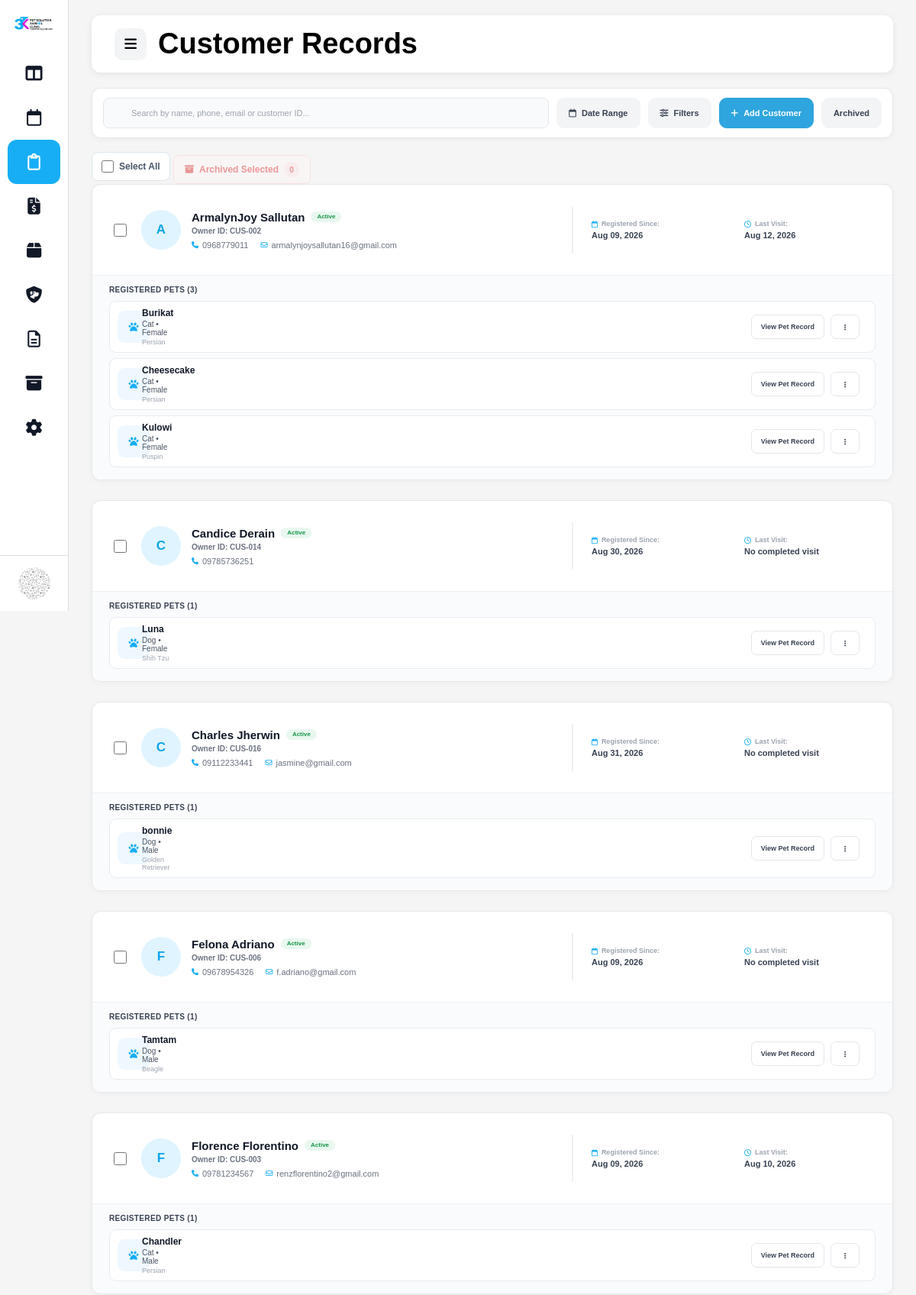
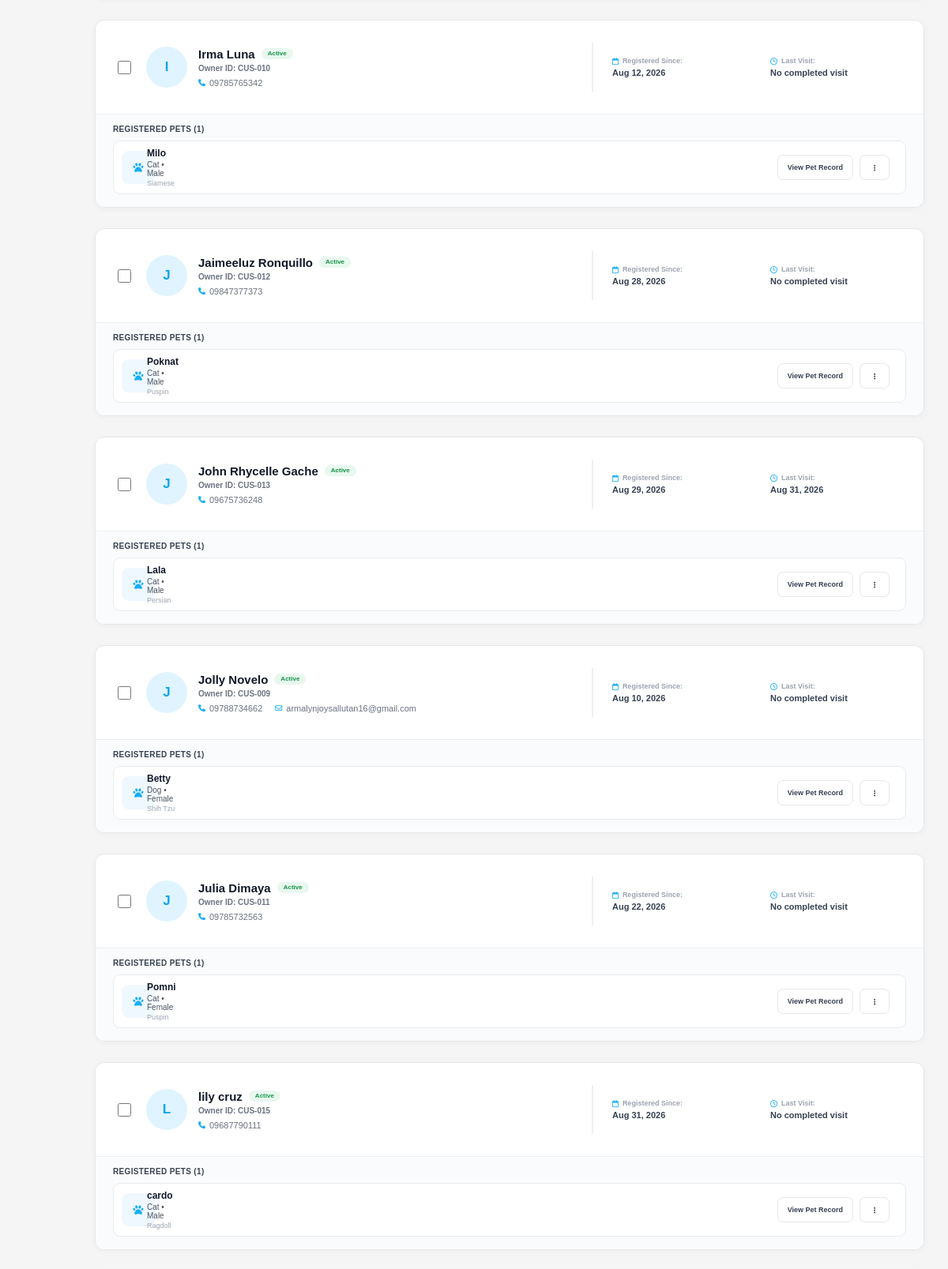
The app's page /admin/customer_records.php (signed in, upper part) with its own data (2 pictures, top to bottom).
### tables this page shows
CREATE TABLE `customers` (
  `customer_id` int(11) NOT NULL,
  `owner_name` varchar(100) NOT NULL,
  `contact_number` varchar(20) NOT NULL,
  `email` varchar(100) DEFAULT NULL,
  `address` text DEFAULT NULL,
  `record_status` varchar(20) NOT NULL DEFAULT 'Active',
  `created_at` timestamp NOT NULL DEFAULT current_timestamp(),
  `updated_at` timestamp NULL DEFAULT NULL ON UPDATE current_timestamp(),
  `archived_at` datetime DEFAULT NULL,
  `archive_reason` varchar(255) DEFAULT NULL
);

CREATE TABLE `pets` (
  `pet_id` int(11) NOT NULL,
  `customer_id` int(11) NOT NULL,
  `pet_name` varchar(100) NOT NULL,
  `species` varchar(30) NOT NULL,
  `breed` varchar(100) DEFAULT NULL,
  `color` varchar(50) DEFAULT NULL,
  `gender` varchar(20) DEFAULT NULL,
  `weight` decimal(5,2) DEFAULT NULL,
  `estimated_age` varchar(50) DEFAULT NULL,
  `created_at` timestamp NOT NULL DEFAULT current_timestamp(),
  `updated_at` timestamp NULL DEFAULT NULL ON UPDATE current_timestamp()
);

### admin/customer_records.php (the view, shortened to what the rows shown need)
<?php
require_once "../config/database.php";
$sql = "
    SELECT
        c.customer_id,
        c.owner_name,
        c.contact_number,
        c.email,
        c.address,
        c.record_status,
        c.created_at,
        COUNT(DISTINCT p.pet_id) AS pet_count,
        MAX(
            CASE
                WHEN a.status = 'Completed'
                THEN a.appointment_date
                ELSE NULL
            END
        ) AS last_visit
    FROM customers c
    INNER JOIN pets p
        ON p.customer_id = c.customer_id
    LEFT JOIN appointments a
        ON a.customer_id = c.customer_id
        AND a.pet_id = p.pet_id
        AND a.is_archived = 0
    WHERE c.record_status = 'Active'
    AND (
        EXISTS (
            SELECT 1
            FROM appointments ca
            WHERE ca.customer_id = c.customer_id
              AND ca.status = 'Completed'
              AND ca.is_archived = 0
        )
        OR
        EXISTS (
            SELECT 1
            FROM billing cb
            WHERE cb.customer_id = c.customer_id
              AND cb.payment_status = 'Paid'
        )
    )
    GROUP BY
        c.customer_id,
        c.owner_name,
        c.contact_number,
        c.email,
        c.address,
        c.record_status,
        c.created_at
    ORDER BY
        c.owner_name ASC
";
$result = mysqli_query($conn, $sql);
$customers = [];
while ($row = mysqli_fetch_assoc($result)) {
    $customers[] = $row;
}
$petSql = "
    SELECT
        p.pet_id,
        p.customer_id,
        p.pet_name,
        p.species,
        p.breed,
        p.color,
        p.gender,
        p.weight,
        p.estimated_age
    FROM pets p
    ORDER BY
        p.pet_name ASC
";
$petResult = mysqli_query($conn, $petSql);
$petsByCustomer = [];
while ($pet = mysqli_fetch_assoc($petResult)) {
    $customerId = (int) $pet["customer_id"];
    if (!isset($petsByCustomer[$customerId])) {
        $petsByCustomer[$customerId] = [];
    }
    $petsByCustomer[$customerId][] = $pet;
}
?>
<!DOCTYPE html>
<html lang="en">
<head>
    <link rel="stylesheet" href="../assets/css/layout.css">
    <link rel="stylesheet" href="../assets/css/customer_records.css">
    <link rel="stylesheet" href="../assets/css/view_pet_record.css">
    <link
        rel="stylesheet"
        href="https://cdnjs.cloudflare.com/ajax/libs/font-awesome/6.5.0/css/all.min.css"
    >
</head>
<body>
<div class="container">
    <main
        class="content"
        id="mainContent"
    >
        <?php
        include "partials/topbar.php";
        ?>
        <div class="page-content">
            <div class="customer-records-content">
                <div class="customer-records-header">
                    <div>
                        <h2>
                        </h2>
                    </div>
                </div>
                <div
                    class="customer-list"
                    id="customerList"
                >
                    <?php if (empty($customers)): ?>
                        <div class="customer-empty">
                            <i class="fa-solid fa-users"></i>
                            <h3>
                                No Customer Records Found
                            </h3>
                            <p>
                                Customers with completed appointments
                                or paid billing records will appear here.
                            </p>
                        </div>
                    <?php else: ?>
                        <?php foreach ($customers as $customer): ?>
                            <?php
                            $customerId =
                                (int) $customer["customer_id"];
                            $customerPets =
                                $petsByCustomer[$customerId]
                                ?? [];
                            $initial =
                                strtoupper(
                                    substr(
                                        trim(
                                            $customer["owner_name"]
                                        ),
                                        0,
                                        1
                                    )
                                );
                            ?>
                            <div
                                class="customer-card"
                                data-customer-id="<?= $customerId ?>"
                                data-search="
                                    <?= htmlspecialchars(
                                        strtolower(
                                            $customer["owner_name"]
                                            . " "
                                            . $customer["contact_number"]
                                            . " "
                                            . ($customer["email"] ?? "")
                                            . " CUS-"
                                            . str_pad(
                                                $customerId,
                                                3,
                                                "0",
                                                STR_PAD_LEFT
                                            )
                                        )
                                    ) ?>
                                "
                            >
                                <div class="customer-info-section">
                                    <div class="customer-select-box">
                                        <input
                                            type="checkbox"
                                            class="customer-select"
                                            value="<?= $customerId ?>"
                                        >
                                    </div>
                                    <div class="customer-avatar">
                                        <?= htmlspecialchars($initial) ?>
                                    </div>
                                    <div class="customer-info">
                                        <div class="customer-name-row">
                                            <strong>
                                                <?= htmlspecialchars(
                                                    $customer["owner_name"]
                                                ) ?>
                                            </strong>
                                            <span class="status-badge active">
                                                Active
                                            </span>
                                        </div>
                                        <span class="customer-id">
                                            Owner ID:
                                            CUS-<?= str_pad(
                                                $customerId,
                                                3,
                                                "0",
                                                STR_PAD_LEFT
                                            ) ?>
                                        </span>
                                        <div class="customer-contact">
                                            <span>
                                                <i class="fa-solid fa-phone"></i>
                                                <?= htmlspecialchars(
                                                    $customer["contact_number"]
                                                ) ?>
                                            </span>
                                            <?php if (!empty($customer["email"])): ?>
                                                <span>
                                                    <i class="fa-regular fa-envelope"></i>
                                                    <?= htmlspecialchars(
                                                        $customer["email"]
                                                    ) ?>
                                                </span>
                                            <?php endif; ?>
                                        </div>
                                    </div>
                                </div>
                                <div class="customer-date-section">
                                    <div>
                                        <span class="info-label">
                                            <i class="fa-regular fa-calendar"></i>
                                            Registered Since:
                                        </span>
                                        <strong>
                                            <?= date(
                                                "M d, Y",
                                                strtotime(
                                                    $customer["created_at"]
                                                )
                                            ) ?>
                                        </strong>
                                    </div>
                                    <div>
                                        <span class="info-label">
                                            <i class="fa-regular fa-clock"></i>
                                            Last Visit:
                                        </span>
                                        <strong>
                                            <?php if (
                                                !empty(
                                                    $customer["last_visit"]
                                                )
                                            ): ?>
                                                <?= date(
                                                    "M d, Y",
                                                    strtotime(
                                                        $customer["last_visit"]
                                                    )
                                                ) ?>
                                            <?php else: ?>
                                                No completed visit
                                            <?php endif; ?>
                                        </strong>
                                    </div>
                                </div>
                                <div class="customer-pets-section">
                                    <div class="registered-pets-title">
                                        Registered Pets
                                        (<?= count($customerPets) ?>)
                                    </div>
                                    <?php if (empty($customerPets)): ?>
                                        <div class="no-pets">
                                            No registered pets.
                                        </div>
                                    <?php else: ?>
                                        <?php foreach ($customerPets as $petIndex => $pet): ?>
                                            <div class="pet-row">
                                                <div class="pet-avatar">
                                                    <i class="fa-solid fa-paw"></i>
                                                </div>
                                                <div class="pet-info">
                                                    <strong>
                                                        <?= htmlspecialchars(
                                                            $pet["pet_name"]
                                                        ) ?>
                                                    </strong>
                                                    <span>
                                                        <?= htmlspecialchars(
                                                            ucfirst(
                                                                $pet["species"]
                                                            )
                                                        ) ?>
                                                        <?= !empty($pet["gender"])
                                                            ? " • "
                                                            . htmlspecialchars(
                                                                ucfirst(
                                                                    $pet["gender"]
                                                                )
                                                            )
                                                            : ""
                                                        ?>
                                                    </span>
                                                    <span class="pet-breed">
                                                        <?= htmlspecialchars(
                                                            $pet["breed"]
                                                            ?: "Breed not specified"
                                                        ) ?>
                                                    </span>
                                                </div>
                                                <div class="pet-actions">
                                                    <button
                                                        type="button"
                                                        class="pet-action view-pet-record"
                                                        data-pet-id="<?= (int) $pet["pet_id"] ?>"
                                                    >
                                                        View Pet Record
                                                    </button>
                                                    <div class="pet-more-wrap">
                                                        <button
                                                            type="button"
                                                            class="pet-action pet-more-btn"
                                                            aria-label="More actions"
                                                            aria-expanded="false"
                                                        >
                                                            <i class="fa-solid fa-ellipsis-vertical"></i>
                                                        </button>
                                                    </div>
                                                </div>
                                            </div>
                                        <?php endforeach; ?>
                                    <?php endif; ?>
                                </div>
                            </div>
                        <?php endforeach; ?>
                    <?php endif; ?>
                </div>
            </div>
        </div>
    </main>
</div>
</body>
</html>

### records on screen
customers: owner_name "A", owner_name "ArmalynJoy Sallutan", customer_id "002", contact_number "0968779011", email "armalynjoysallutan16@gmail.com", created_at "Aug 09, 2026", la "Aug 12, 2026", customer_id "3"
pets: pet_name "Burikat", species "Cat", gender "Female", breed "Persian"
pets: pet_name "Cheesecake", species "Cat", gender "Female", breed "Persian"
pets: pet_name "Kulowi", species "Cat", gender "Female", breed "Puspin"
customers: owner_name "C", owner_name "Candice Derain", customer_id "014", contact_number "09785736251", created_at "Aug 30, 2026", shows "No completed visit", customer_id "1"
pets: pet_name "Luna", species "Dog", gender "Female", breed "Shih Tzu"
customers: owner_name "C", owner_name "Charles Jherwin", customer_id "016", contact_number "09112233441", email "jasmine@gmail.com", created_at "Aug 31, 2026", shows "No completed visit", customer_id "1"
pets: pet_name "bonnie", species "Dog", gender "Male", breed "Golden Retriever"
customers: owner_name "F", owner_name "Felona Adriano", customer_id "006", contact_number "09678954326", email "f.adriano@gmail.com", created_at "Aug 09, 2026", shows "No completed visit", customer_id "1"
pets: pet_name "Tamtam", species "Dog", gender "Male", breed "Beagle"
customers: owner_name "F", owner_name "Florence Florentino", customer_id "003", contact_number "09781234567", email "renzflorentino2@gmail.com", created_at "Aug 09, 2026", la "Aug 10, 2026", customer_id "1"
pets: pet_name "Chandler", species "Cat", gender "Male", breed "Persian"
customers: owner_name "I", owner_name "Irma Luna", customer_id "010", contact_number "09785765342", created_at "Aug 12, 2026", shows "No completed visit", customer_id "1"
pets: pet_name "Milo", species "Cat", gender "Male", breed "Siamese"
customers: owner_name "J", owner_name "Jaimeeluz Ronquillo", customer_id "012", contact_number "09847377373", created_at "Aug 28, 2026", shows "No completed visit", customer_id "1"
pets: pet_name "Poknat", species "Cat", gender "Male", breed "Puspin"
customers: owner_name "J", owner_name "John Rhycelle Gache", customer_id "013", contact_number "09675736248", created_at "Aug 29, 2026", la "Aug 31, 2026", customer_id "1"
pets: pet_name "Lala", species "Cat", gender "Male", breed "Persian"
customers: owner_name "J", owner_name "Jolly Novelo", customer_id "009", contact_number "09788734662", email "armalynjoysallutan16@gmail.com", created_at "Aug 10, 2026", shows "No completed visit", customer_id "1"
pets: pet_name "Betty", species "Dog", gender "Female", breed "Shih Tzu"
customers: owner_name "J", owner_name "Julia Dimaya", customer_id "011", contact_number "09785732563", created_at "Aug 22, 2026", shows "No completed visit", customer_id "1"
pets: pet_name "Pomni", species "Cat", gender "Female", breed "Puspin"
customers: owner_name "L", owner_name "lily cruz", customer_id "015", contact_number "09687790111", created_at "Aug 31, 2026", shows "No completed visit", customer_id "1"
pets: pet_name "cardo", species "Cat", gender "Male", breed "Ragdoll"

### other values on screen
$pageTitle "Customer Records"
